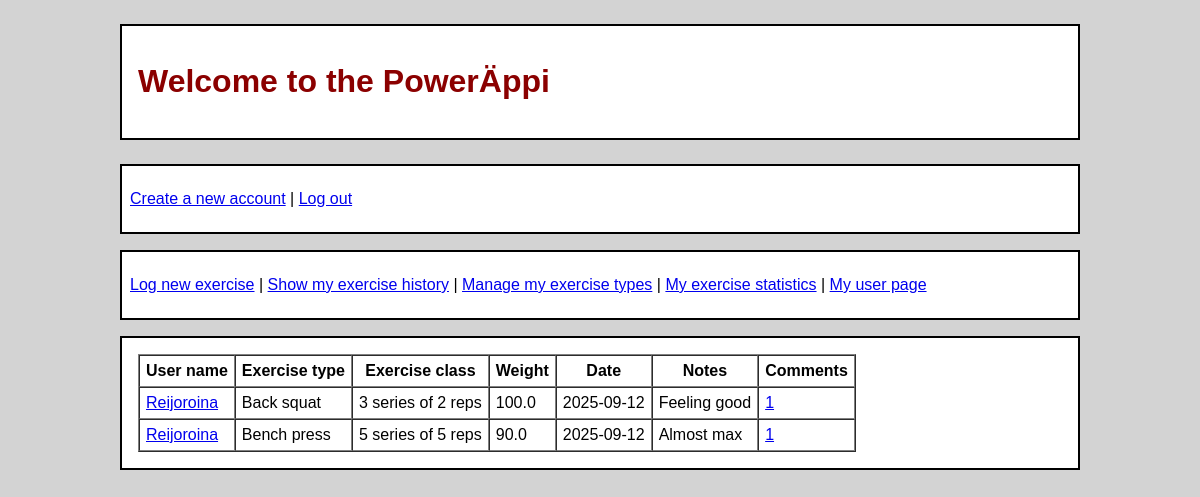
The page / (signed in) on the database its author committed.
### pages/models.py (models this page shows)
class Exercises(models.Model):
    id = models.IntegerField(primary_key=True)
    user = models.ForeignKey(Users, on_delete=models.CASCADE, db_column="user_id")
    exercise_type = models.ForeignKey(ExerciseTypes, on_delete=models.CASCADE, db_column="exercise_type_id")
    exercise_class = models.ForeignKey(Classes, on_delete=models.SET_NULL, null=True, db_column="exercise_class_id")
    exercise_weight = models.FloatField()
    exercise_date = models.TextField()
    public = models.IntegerField()
    note = models.TextField(null=True)
    comment_count = models.IntegerField()
    class Meta:
        managed = False
        db_table = "exercises"

### pages/views.py (the view)
# urls.py: path("", views.index, name="index"),
def index(request):
    exercises = (
        Exercises.objects.select_related("user", "exercise_type", "exercise_class")
        .filter(public=1)
        .annotate(
            username=F("user__username"),
            exercise_type_name=F("exercise_type__exercise_type_name"),
            label=F("exercise_class__label"),
        )
        .values(
            "id",
            "user_id",
            "username",
            "exercise_type_name",
            "label",
            "exercise_weight",
            "exercise_date",
            "note",
            "comment_count",
        )
        .order_by("-exercise_date")
    )
    return render(request, "index.html", {"exercises": exercises})

### pages/templates/index.html (shortened to what this page needs)
<!DOCTYPE html>
<html>
<head>
  {% load static %}
  <link rel="stylesheet" href="{% static 'main.css' %}">
</head>
<body>
  <div class="header">
    <h1>Welcome to the PowerÄppi</h1>
  </div>
  <div class="nav">
    <p>
      <a href="/register">Create a new account</a> |
      {% if request.session.user_id %}
        <a href="/logout">Log out</a>
      {% else %}
        <a href="/login">Log in</a>
      {% endif %}
    </p>
  </div>
  {% if request.session.user_id %}
    <div class="nav">
      <p>
        <a href="/new_exercise">Log new exercise</a> |
        <a href="/exercises">Show my exercise history</a> |
        <a href="/edit_exercise_types">Manage my exercise types</a> |
        <a href="/stats">My exercise statistics</a> |
        <a href="/user_page">My user page</a>
      </p>
    </div>
  {% endif %}
  {% if request.session.user_id %}
    <div class="content">
      <table border="1" cellpadding="6" cellspacing="0">
        <thead>
          <tr>
            <th>User name</th>
            <th>Exercise type</th>
            <th>Exercise class</th>
            <th>Weight</th>
            <th>Date</th>
            <th>Notes</th>
            <th>Comments</th>
          </tr>
        </thead>
        <tbody>
          {% for exercise in exercises %}
          <tr>
            <td><a href="/user_page/{{ exercise.user_id }}">{{ exercise.username }}</a></td>
            <td>{{ exercise.exercise_type_name }}</td>
            <td>{{ exercise.label }}</td>
            <td>{{ exercise.exercise_weight }}</td>
            <td>{{ exercise.exercise_date }}</td>
            <td>{{ exercise.note }}</td>
            <td><a href="/comments/{{ exercise.id }}">{{ exercise.comment_count }}</a></td>
          </tr>
          {% endfor %}
        </tbody>
      </table>
    </div>
  {% endif %}
</body>
</html>

### pages/static/main.css (style rules this page uses)
body { margin: auto; font-family: sans-serif; background-color: lightgrey; max-width: 80%; padding: 0em; }
.content { background-color: white; border: 2px solid black; padding: 1em; margin: 1.5em 2; }
.header { background-color: white; color: darkred; border: 2px solid black; padding: 1em; margin: 1.5em 0; }
.nav { background-color: white; border: 2px solid black; padding: 0.5em; margin: 1em 0; }

### rows shown on the page
Exercises: username "Reijoroina", exercise_type_name "Back squat", label "3 series of 2 reps", exercise_weight "100.0", exercise_date "2025-09-12", note "Feeling good", comment_count "1"
Exercises: username "Reijoroina", exercise_type_name "Bench press", label "5 series of 5 reps", exercise_weight "90.0", exercise_date "2025-09-12", note "Almost max", comment_count "1"
